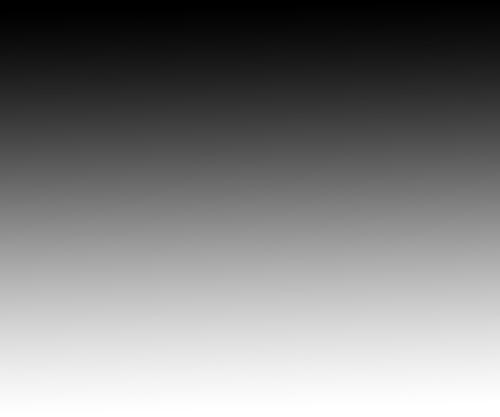
#> input picture img/gradient.png, 500 x 417 px, found by its file name
$ python 'Image Thresholding.py'
#> lines starting #> are read from the running program, lines starting #| are printed output that depends on the picture; after the words box and inside, x2 and y2 are one past the last pixel; in counts of white or black regions, pixels touching at a corner belong together
import cv2
import numpy as np
from matplotlib import pyplot as plt

path = "C:\\Users\\cht\\Pictures\\Saved Pictures\\"
img = cv2.imread(path + 'gradient.png', 0)
#> img is the input picture: shape (417, 500); min 0, max 255, mean 127.9
ret, thresh1 = cv2.threshold(img, 127, 255, cv2.THRESH_BINARY)
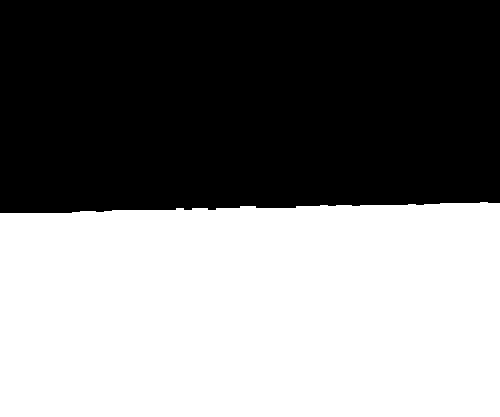
#> thresh1: shape (417, 500); 50.2% white; 1 black region, box (x1, y1, x2, y2) and area: (0, 0, 500, 213) 103900
ret, thresh2 = cv2.threshold(img, 127, 255, cv2.THRESH_BINARY_INV)
ret, thresh3 = cv2.threshold(img, 127, 255, cv2.THRESH_TRUNC)
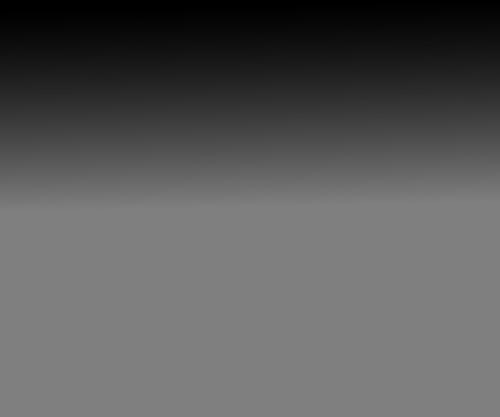
#> thresh3: shape (417, 500); min 0, max 127, mean 90.7
ret, thresh4 = cv2.threshold(img, 127, 255, cv2.THRESH_TOZERO)
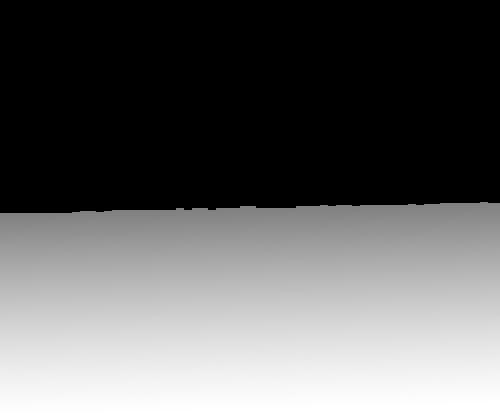
#> thresh4: shape (417, 500); min 0, max 255, mean 100.9
ret, thresh5 = cv2.threshold(img, 127, 255, cv2.THRESH_TOZERO_INV)
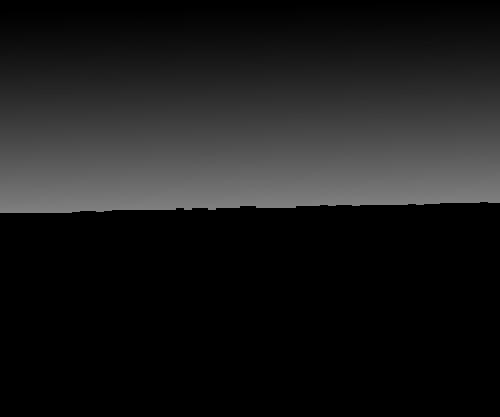
#> thresh5: shape (417, 500); min 0, max 127, mean 27

titles = ['Original Image', 'BINARY', 'BINARY_INV', 'TRUNC', 'TOZERO', 'TOZERO_INV']
images = [img, thresh1, thresh2, thresh3, thresh4, thresh5]

for i in range(6):
    plt.subplot(2, 3, i + 1), plt.imshow(images[i], 'gray')
    plt.title(titles[i])
    plt.xticks([]), plt.yticks([])

plt.show()

$ run again, with img/noisy2.png copied over img/gradient.png
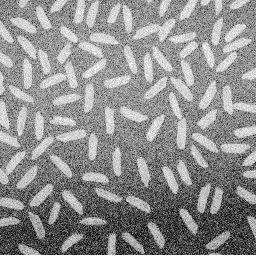
#> input picture img/noisy2.png, 256 x 256 px, found by its file name
#> img is the input picture: shape (256, 256); min 0, max 255, mean 143
#> `ret, thresh1 = cv2.threshold(img, 127, 255, cv2.THRESH_BINARY)`:
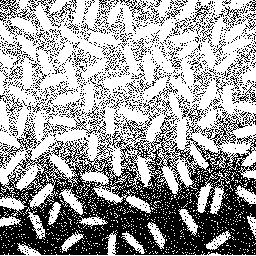
#> thresh1: shape (256, 256); 62.4% white; 1515 black regions (1448 under 20 px), largest, box (x1, y1, x2, y2) and area: (0, 120, 256, 255) 16728, (210, 111, 248, 147) 336, (0, 123, 37, 163) 264
#> `ret, thresh5 = cv2.threshold(img, 127, 255, cv2.THRESH_TOZERO_INV)`:
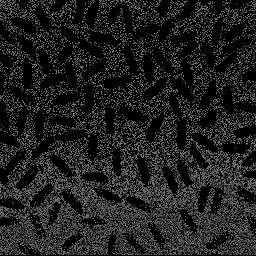
#> thresh5: shape (256, 256); min 0, max 127, mean 30.2

$ run again, with img/suduko.jpg saved as img/gradient.png
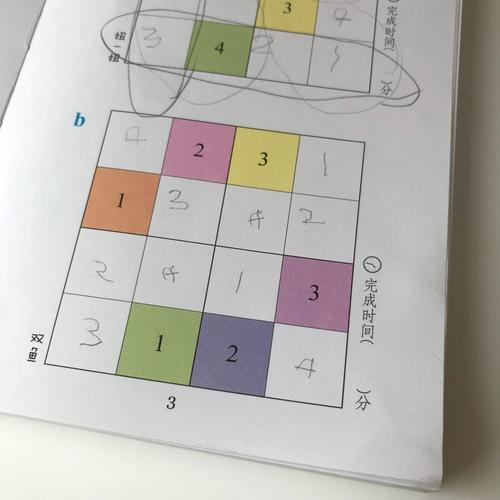
#> input picture img/suduko.jpg, 500 x 500 px, found by its file name
#> `ret, thresh1 = cv2.threshold(img, 127, 255, cv2.THRESH_BINARY)`:
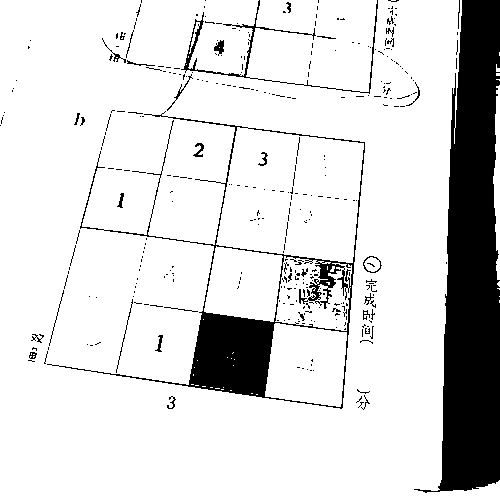
#> thresh1: shape (500, 500); 85.4% white; 356 black regions (319 under 20 px), largest, box (x1, y1, x2, y2) and area: (414, 0, 500, 493) 23982, (47, 111, 365, 409) 8609, (181, 0, 378, 94) 958
#> `ret, thresh5 = cv2.threshold(img, 127, 255, cv2.THRESH_TOZERO_INV)`:
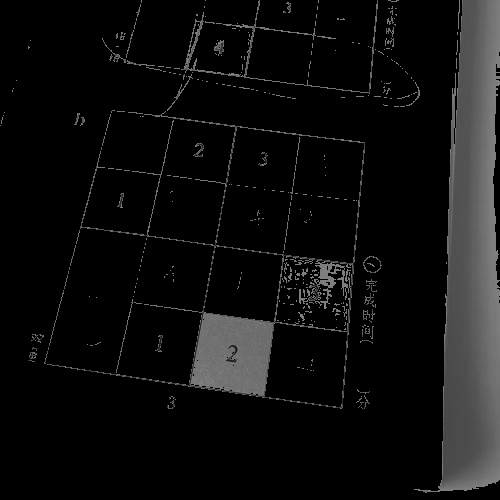
#> thresh5: shape (500, 500); min 0, max 127, mean 14.5
